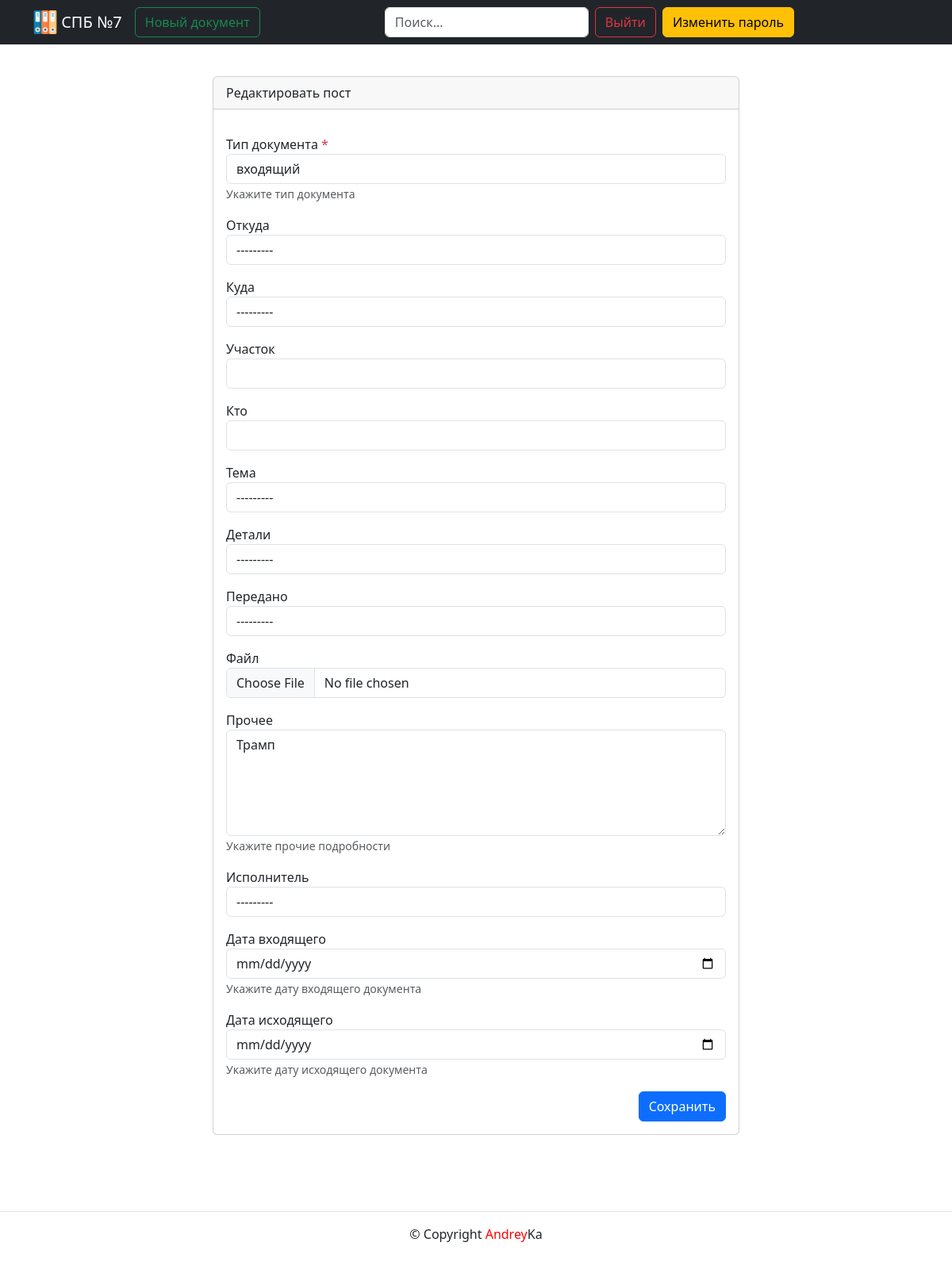
Screenshot of /documents/12/edit/ (signed in) with the database file from the repository.
### documents/models.py (models this page shows, shortened)
class Document(models.Model):
    INPUT_DOC = "ВХ"
    OUTPUT_DOC = "ИС"
    IN_OUT_DOC = "ВХ-ИС"
    DOCUMENT_TYPE_CHOICES = [
        (INPUT_DOC, "входящий"),
        (OUTPUT_DOC, "исходящий"),
        (IN_OUT_DOC, "входящий-исходящий"),
    ]
    doc_type = models.CharField(
        verbose_name="Тип документа",
        help_text="Укажите тип документа",
        max_length=5,
        choices=DOCUMENT_TYPE_CHOICES,
        blank=False,
    )
    from_doc = models.ForeignKey(
        Organization,
        related_name="org_from",
        on_delete=models.PROTECT,
        blank=True,
        null=True,
        verbose_name="Откуда",
    )
    where_doc = models.ForeignKey(
        Organization,
        related_name="org_where",
        on_delete=models.PROTECT,
        blank=True,
        null=True,
        verbose_name="Куда",
    )
    area = models.CharField(
        verbose_name="Участок", max_length=100, blank=True, null=True
    )
    who = models.CharField(verbose_name="Кто", max_length=100, blank=True, null=True)
    input_num = models.PositiveIntegerField(
        verbose_name="Входящий номер", blank=True, null=True
    )
    output_num = models.PositiveIntegerField(
        verbose_name="Исходящий номер", blank=True, null=True
    )
    theme = models.ForeignKey(
        Theme,
        related_name="theme_doc",
        on_delete=models.PROTECT,
        blank=True,
        null=True,
        verbose_name="Тема",
    )
    detail = models.ForeignKey(
        Detail,
        related_name="detail_doc",
        on_delete=models.PROTECT,
        blank=True,
        null=True,
        verbose_name="Детали",
    )
    given = models.ForeignKey(
        Given,
        related_name="given_doc",
        on_delete=models.PROTECT,
        blank=True,
        null=True,
        verbose_name="Передано",
    )
    file = models.FileField(
        verbose_name="Файл", upload_to="docs/%Y/%m/%d/", blank=True, null=True
    )
    size = models.PositiveIntegerField(
        verbose_name="Размер файла", blank=True, null=True
    )
    description = models.TextField(
        verbose_name="Прочее",
        help_text="Укажите прочие подробности",
        blank=True,
        null=True,
    )
    implementers = models.ForeignKey(
        Implementers,
        related_name="implementers_doc",
        on_delete=models.PROTECT,
        blank=True,
        null=True,
        verbose_name="Исполнитель",
    )
    date_input_doc = models.DateField(
        verbose_name="Дата входящего",
        help_text="Укажите дату входящего документа",
        blank=True,
        null=True,
    )
    date_output_doc = models.DateField(
        verbose_name="Дата исходящего",
        help_text="Укажите дату исходящего документа",
        blank=True,
        null=True,
    )
    author = models.ForeignKey(
        User,
        on_delete=models.SET_NULL,
        null=True,
        related_name="author_doc",
        verbose_name="Автор создания",
    )
    modified_date = models.DateTimeField(
        "Дата изменения",
        auto_now=True,
    )
    created_date = models.DateTimeField(
        "Дата публикации",
        auto_now_add=True,
    )
    class Meta:
        ordering = ["-id"]
        verbose_name = "Документ"
        verbose_name_plural = "Документы"

### documents/views.py (the view)
@login_required
def document_edit(request, document_id):
    template = "documents/create_document.html"
    document = get_object_or_404(Document, pk=document_id)
    if request.user != document.author:
        return redirect("documents:document_detail", document_id=document_id)
    form = DocumentForm(
        request.POST or None, files=request.FILES or None, instance=document
    )
    if form.is_valid():
        form.save()
        return redirect("documents:document_detail", document_id=document_id)
    context = {
        "document": document,
        "form": form,
        "is_edit": True,
    }
    return render(request, template, context)

### documents/forms.py (shortened to what this page needs)
class DocumentForm(forms.ModelForm):
    class Meta:
        model = Document
        fields = [
            "doc_type",
            "from_doc",
            "where_doc",
            "area",
            "who",
            "theme",
            "detail",
            "given",
            "file",
            "description",
            "implementers",
            "date_input_doc",
            "date_output_doc",
        ]
        widgets = {
            "description": forms.Textarea(attrs={"rows": 5}),
            "date_input_doc": forms.DateInput(
                format=("%Y-%m-%d"), attrs={"type": "date"}
            ),
            "date_output_doc": forms.DateInput(
                format=("%Y-%m-%d"), attrs={"type": "date"}
            ),
        }

### core/templatetags/user_filters.py (called while the page is built)
@register.filter
def addclass(field, css):
    return field.as_widget(attrs={"class": css})

### documents/models.py (called while the page is built)
    def __str__(self) -> str:
        return self.name

    def __str__(self) -> str:
        return self.name

    def __str__(self) -> str:
        return self.name

    def __str__(self) -> str:
        return self.name

    def __str__(self) -> str:
        return self.name

### templates/documents/create_document.html (shortened to what this page needs)
{% extends 'base.html' %}
{% block content %}
  {% load user_filters %}
  <div class="row justify-content-center">
    <div class="col-md-8 p-5">
      <div class="card">
        {% if is_edit %}
          <div class="card-header">Редактировать пост</div>
        {% else %}
          <div class="card-header">Новый пост</div>
        {% endif %}
        <div class="card-body">
          <form method="post" enctype="multipart/form-data">
            {% include 'includes/field_form.html' %}
            <div class="d-flex justify-content-end">
              <button type="submit" class="btn btn-primary">
                {% if is_edit %}
                  Сохранить
                {% else %}
                  Добавить
                {% endif %}
              </button>
            </div>
          </form>
        </div>
      </div>
    </div>
  </div>
{% endblock %}

### templates/includes/field_form.html (shortened to what this page needs)
{% load user_filters %}
{% for field in form %}
  <div class="form-group row my-3" aria-required="{{ field.field.required }}">
    <label for="{{ field.id_for_label }}">
      {{ field.label }}
      {% if field.field.required %}
        <span class="required text-danger">*</span>
      {% endif %}
    </label>
    <div>
      {{ field|addclass:'form-control' }}
      {% if field.help_text %}
        <small id="{{ field.id_for_label }}-help" class="form-text text-muted">{{ field.help_text|safe }}</small>
      {% endif %}
    </div>
  </div>
{% endfor %}

### rows the page displays
Document: form "входящий" "---------" "---------" "---------" "---------" "---------" "Трамп" "---------"

### other values shown
{{ field.label }} "Тип документа" "Откуда" "Куда" "Участок" "Кто" "Тема" "Детали" "Передано" "Файл" "Прочее" "Исполнитель" "Дата входящего" "Дата исходящего"
{{ field.help_text|safe }} "Укажите тип документа" "Укажите прочие подробности" "Укажите дату входящего документа" "Укажите дату исходящего документа"
